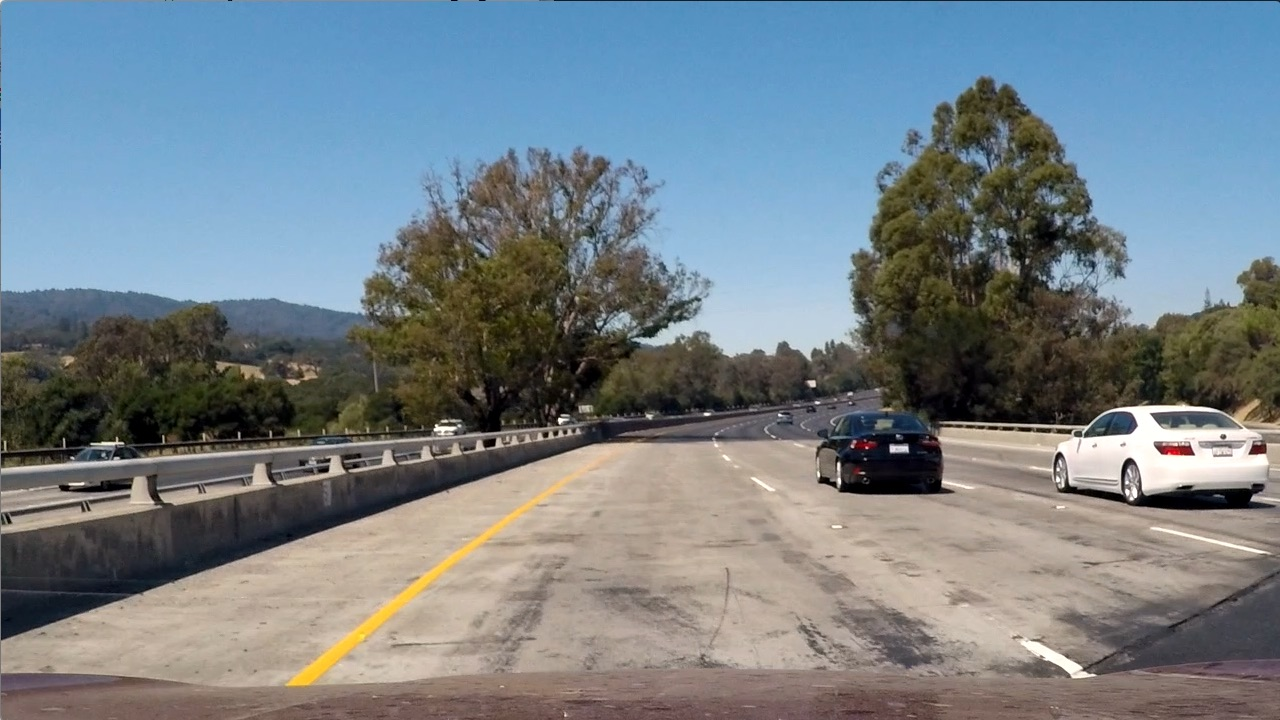
#> input picture Lesson 7/HLSThresholding/test1.jpg, 1280 x 720 px; its folder holds only this picture in this run
$ python thresholding.py
#> lines starting #> are read from the running program, lines starting #| are printed output that depends on the picture; after the words box and inside, x2 and y2 are one past the last pixel; in counts of white or black regions, pixels touching at a corner belong together
import matplotlib.pyplot as plt
import matplotlib.image as mpimg
import numpy as np
import cv2
import glob

relpath ='.\\SelfDrivingCarEngineer\\Lesson 7\\HLSThresholding'
# Read in an image, you can also try test1.jpg or test4.jpg
files = glob.glob(relpath+'\\*.jpg')

# TODO: Define a function that thresholds the S-channel of HLS
# Use exclusive lower bound (>) and inclusive upper (<=)
def hls_select(img, thresh=(0, 255)):
    # 1) Convert to HLS color space
    # 2) Apply a threshold to the S channel
    # 3) Return a binary image of threshold result
    hls = cv2.cvtColor(img, cv2.COLOR_RGB2HLS)
    s = hls[:,:,2]
    binary_output = np.zeros_like(s)
    binary_output[(s>=thresh[0]) & (s<=thresh[1])]=1
    return binary_output


for file in files:
    image = mpimg.imread(file)
#> image is the input picture: shape (720, 1280, 3); mean R, G, B 117.5, 128.7, 135.5
    # Optional TODO - tune the threshold to try to match the above image!
    hls_binary = hls_select(image, thresh=(150, 255))
#> in hls_select, `hls = cv2.cvtColor(img, cv2.COLOR_RGB2HLS)`: hls: shape (720, 1280, 3); mean of channels 0, 1, 2 60.2, 126.7, 74.4
#> in hls_select, `s = hls[:,:,2]`:
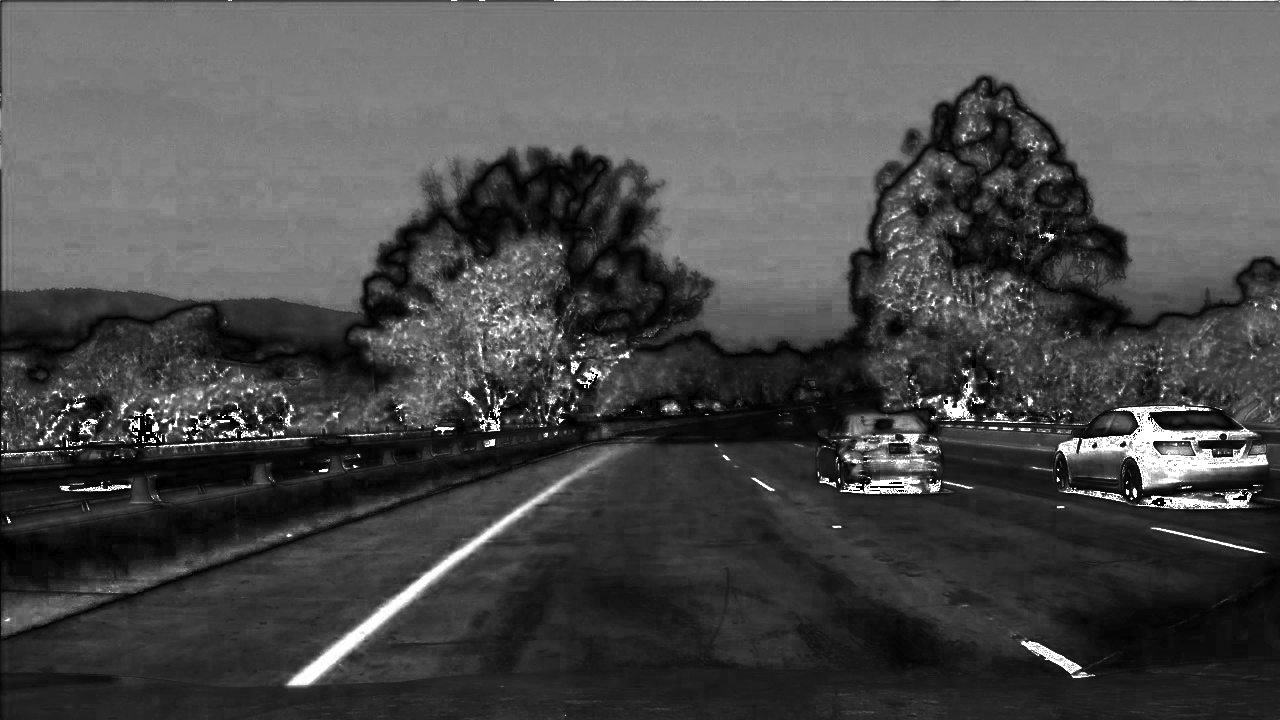
#> s: shape (720, 1280); min 0, max 255, mean 74.4
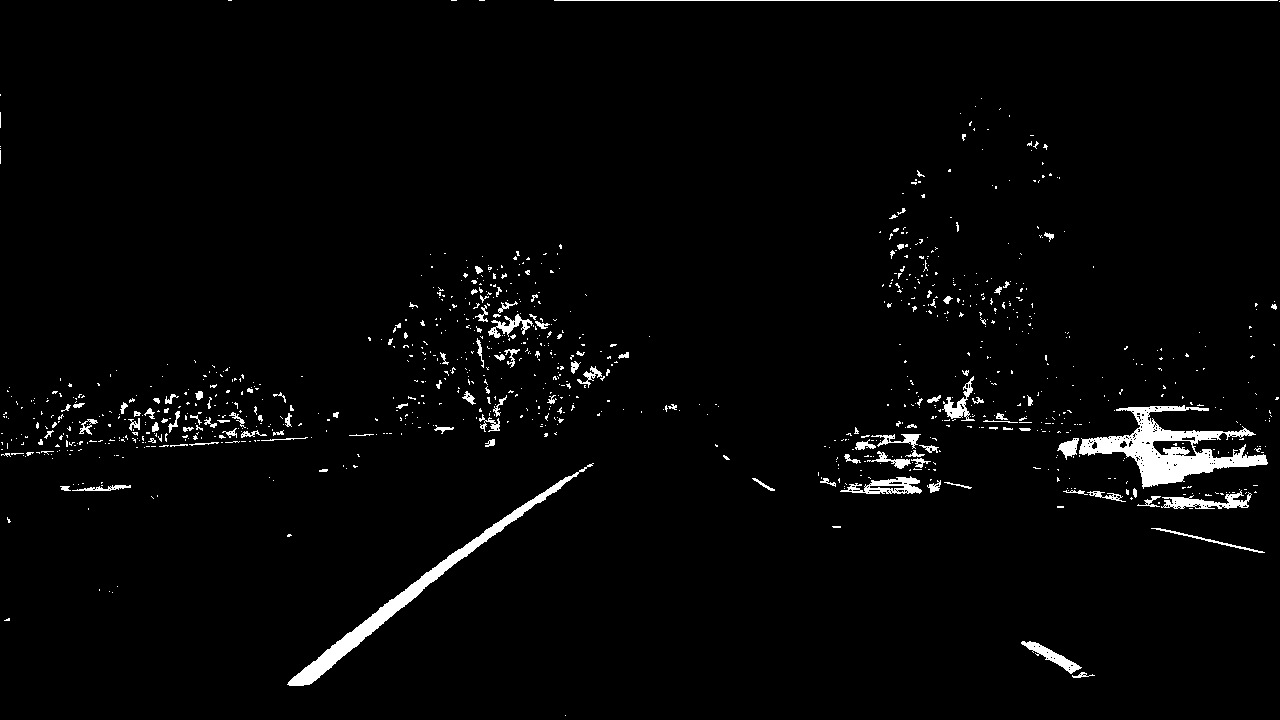
#> hls_binary: shape (720, 1280); values 0 (black) and 1 (white), 2.5% white; 1007 white regions (891 under 20 px), largest, box (x1, y1, x2, y2) and area: (1079, 405, 1268, 489) 5444, (287, 463, 594, 686) 3926, (1161, 490, 1252, 509) 736

    # Plot the result
    f, (ax1, ax2) = plt.subplots(1, 2, figsize=(24, 9))
    f.tight_layout()
    ax1.imshow(image)
    ax1.set_title('Original Image', fontsize=50)
    ax2.imshow(hls_binary, cmap='gray')
    ax2.set_title('Thresholded S', fontsize=50)
    plt.subplots_adjust(left=0., right=1, top=0.9, bottom=0.)


plt.show()
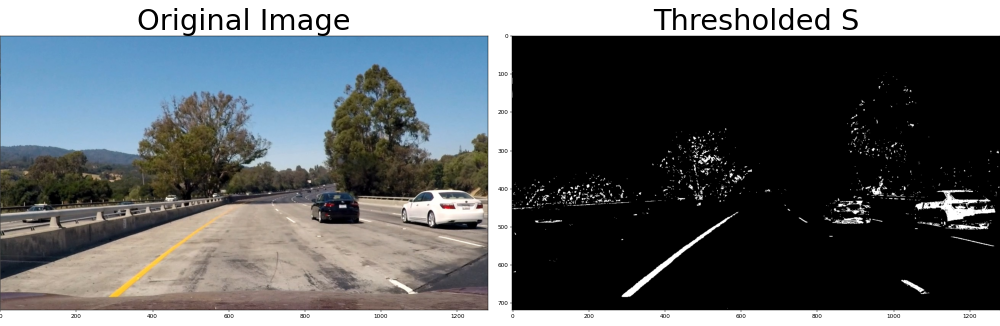
#> figure drawn by matplotlib, 2 panels

$ run again, on Lesson 7/HLSThresholding/test4.jpg
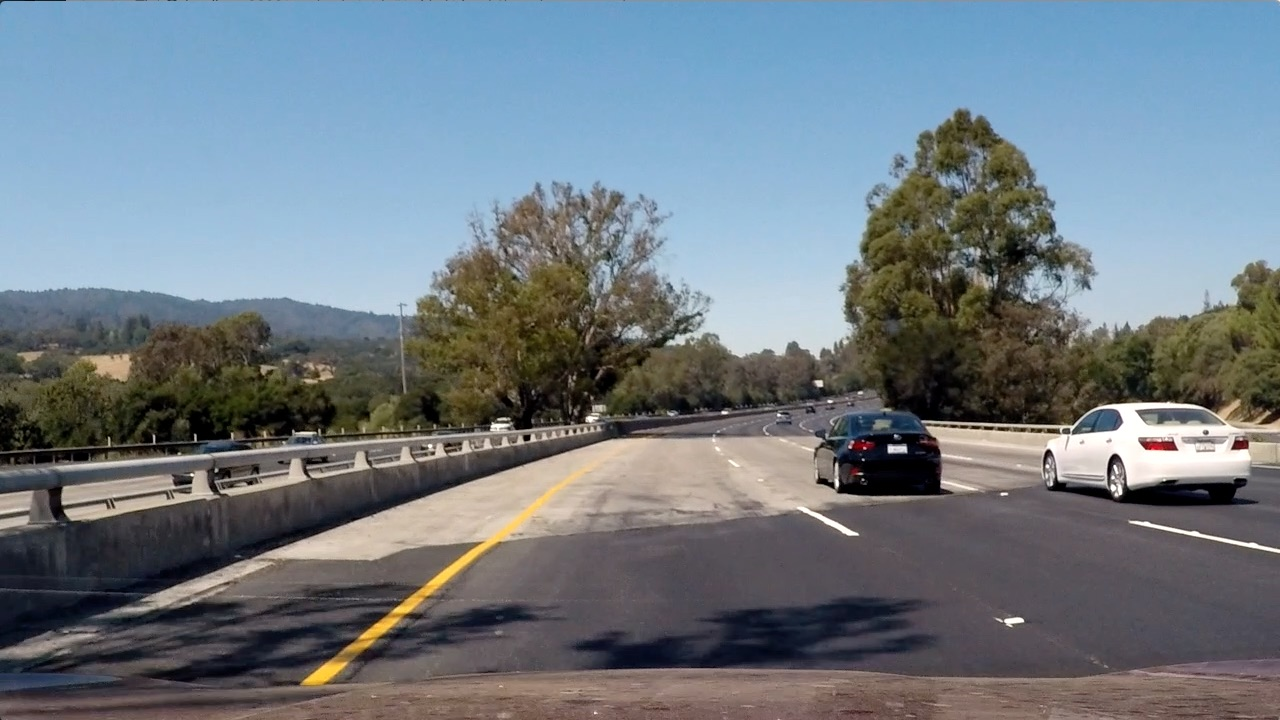
#> input picture Lesson 7/HLSThresholding/test4.jpg, 1280 x 720 px
#> image is the input picture: shape (720, 1280, 3); mean R, G, B 112.2, 122.7, 130.9
#> hls: shape (720, 1280, 3); mean of channels 0, 1, 2 80.5, 121.4, 71.8
#> `hls_binary = hls_select(image, thresh=(150, 255))`:
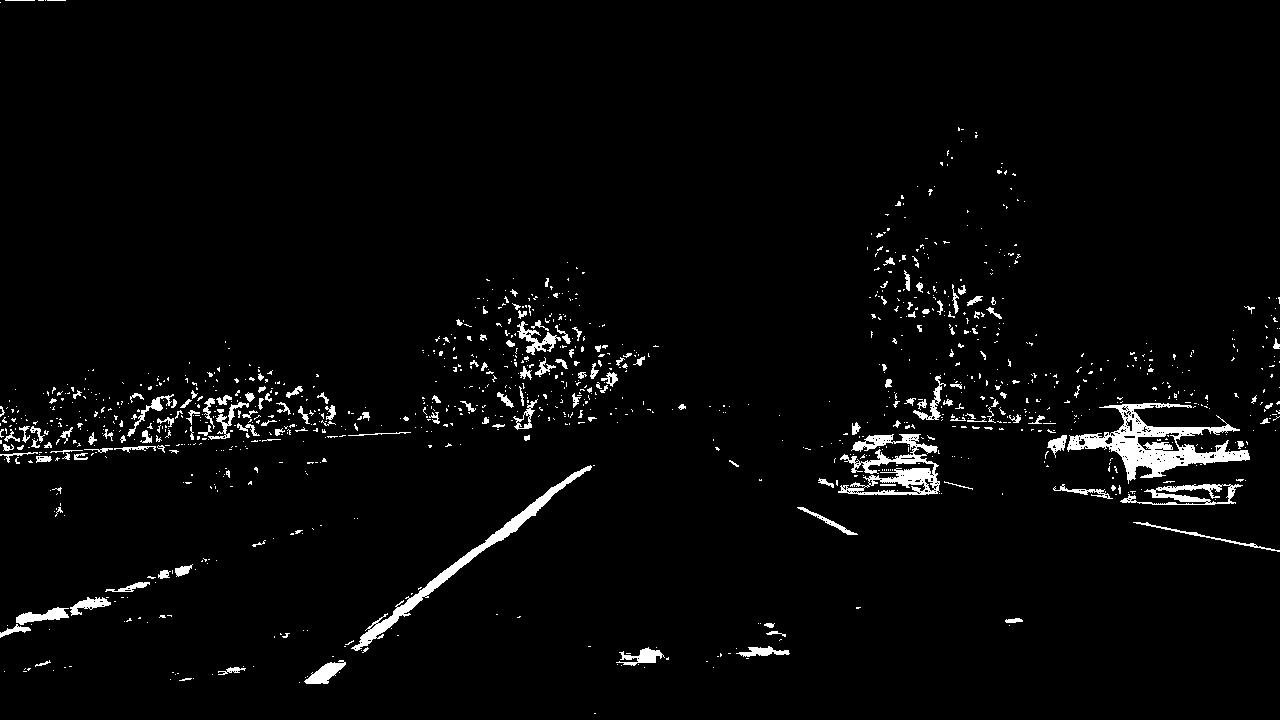
#> hls_binary: shape (720, 1280); values 0 (black) and 1 (white), 2.9% white; 1164 white regions (988 under 20 px), largest, box (x1, y1, x2, y2) and area: (1067, 403, 1250, 484) 4681, (838, 434, 940, 495) 2638, (351, 465, 592, 651) 2593
#> `plt.show()`:
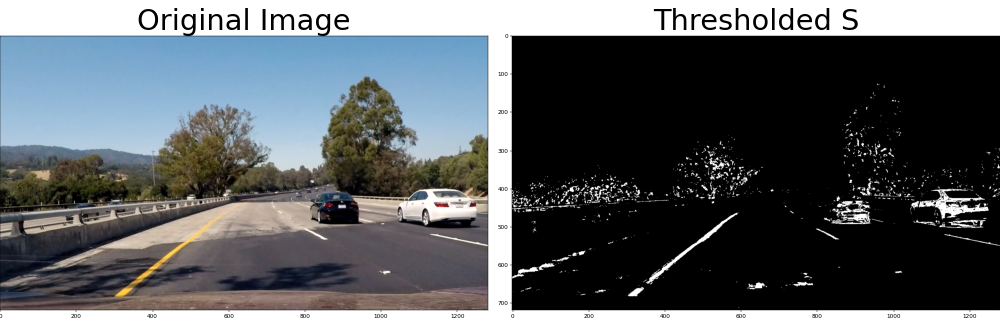
#> figure drawn by matplotlib, 2 panels

$ run again, on Lesson 7/HLSThresholding/test6.jpg
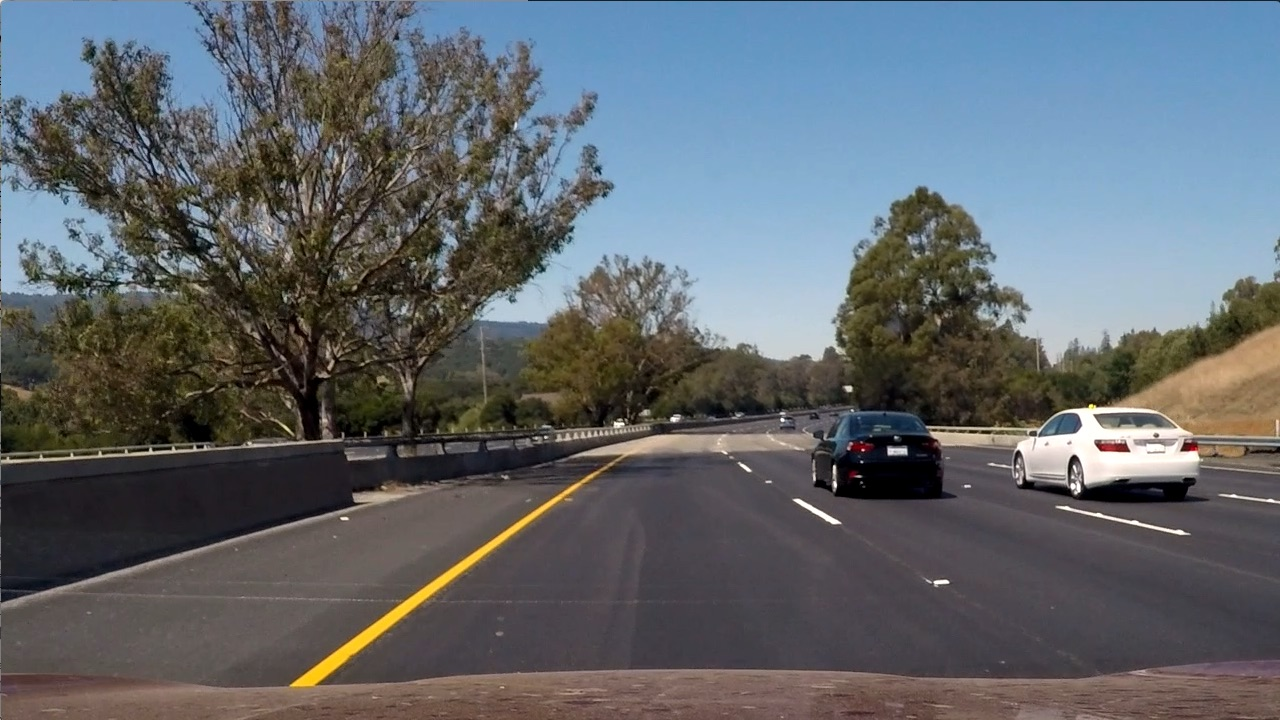
#> input picture Lesson 7/HLSThresholding/test6.jpg, 1280 x 720 px
#> image is the input picture: shape (720, 1280, 3); mean R, G, B 97, 102.6, 107.9
#> hls: shape (720, 1280, 3); mean of channels 0, 1, 2 76.7, 102.2, 57.5
#> `hls_binary = hls_select(image, thresh=(150, 255))`:
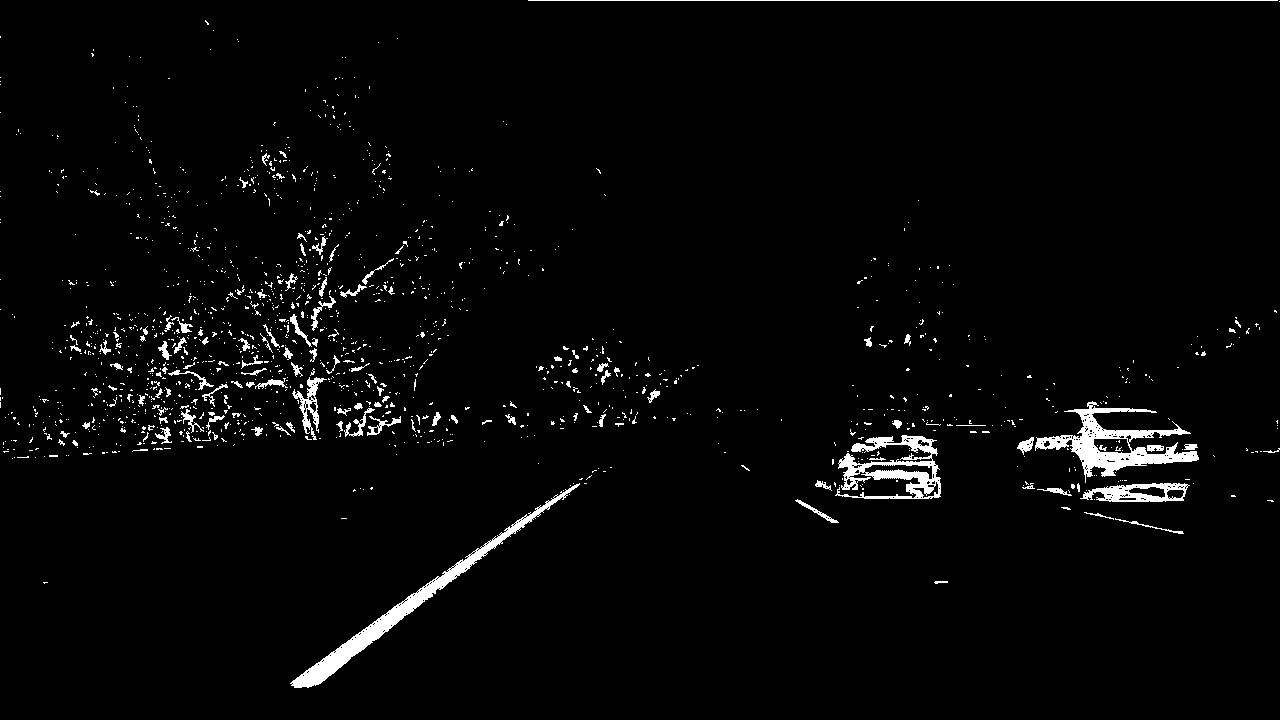
#> hls_binary: shape (720, 1280); values 0 (black) and 1 (white), 2.6% white; 1487 white regions (1357 under 20 px), largest, box (x1, y1, x2, y2) and area: (290, 483, 580, 688) 3946, (1035, 401, 1199, 483) 3815, (835, 435, 941, 499) 2821
#> `plt.show()`:
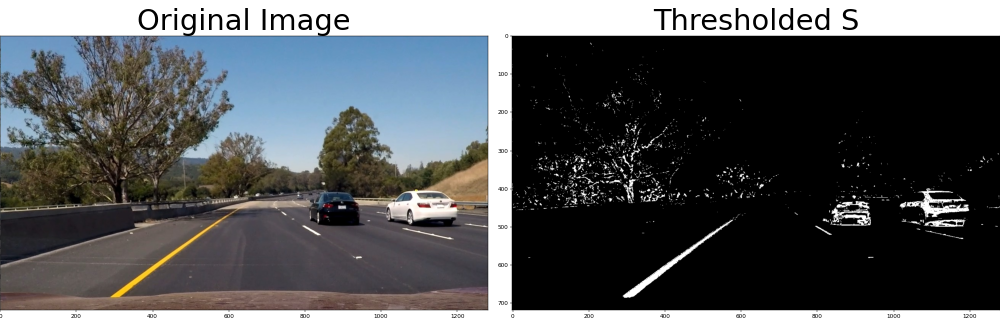
#> figure drawn by matplotlib, 2 panels
